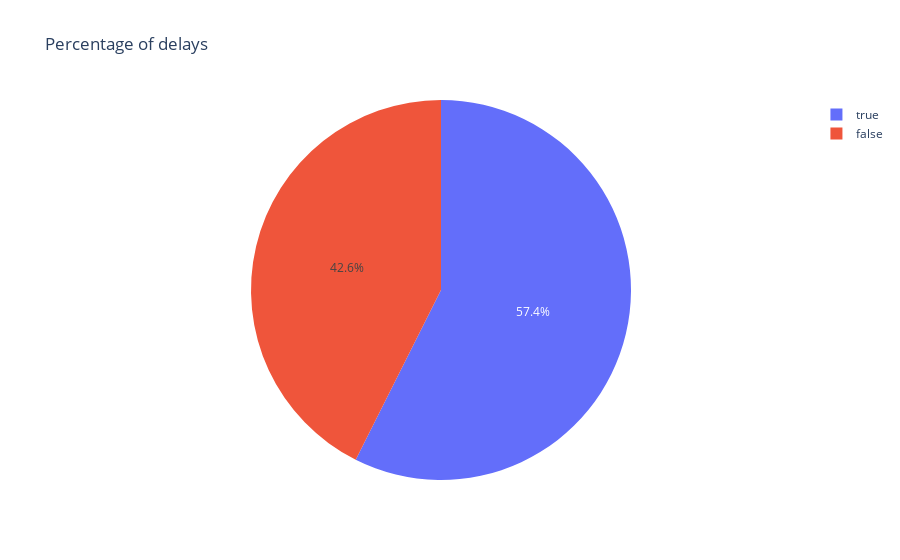

The notebook cell this image was saved under:
### Code cell
fig_2 = px.pie(
    data_frame=df_delay["delay_at_checkout"].value_counts().reset_index(),
    names="delay_at_checkout",
    values="count",
    labels={
        "count": "Count",
        "delay_at_checkout": "Delay at checkout"
    },
    title="Percentage of delays"
)

fig_2.show()

### Figure 1 — Plotly figure (JSON) as saved in the notebook; plotly's stock layout.template omitted (floating-point values rounded to 4 significant figures)
{"data": [{"domain": {"x": [0, 1], "y": [0, 1]}, "hovertemplate": "Delay at checkout=%{label}<br>Count=%{value}<extra></extra>", "labels": [true, false], "legendgroup": "", "name": "", "showlegend": true, "type": "pie", "values": [9344, 6932]}], "layout": {"legend": {"tracegroupgap": 0}, "title": {"text": "Percentage of delays"}}}
